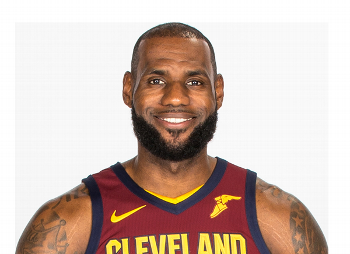
#> input picture server/database/lebron.jpg, 350 x 254 px
$ python example_face_detection.py
#> lines starting #> are read from the running program, lines starting #| are printed output that depends on the picture; after the words box and inside, x2 and y2 are one past the last pixel; in counts of white or black regions, pixels touching at a corner belong together
import numpy as np
import cv2

face_cascade = cv2.CascadeClassifier('/Users/aaron/opencv/data/haarcascades/haarcascade_frontalface_default.xml')
eye_cascade = cv2.CascadeClassifier('/Users/aaron/opencv/data/haarcascades/haarcascade_eye.xml')

img = cv2.imread('database/lebron.jpg')
#> img is the input picture: shape (254, 350, 3); mean B, G, R 179.6, 188.6, 207.2
gray = cv2.cvtColor(img, cv2.COLOR_BGR2GRAY)
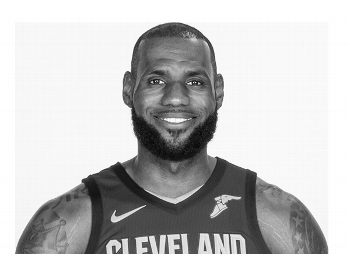
#> gray: shape (254, 350); min 4, max 255, mean 193.1

faces = face_cascade.detectMultiScale(gray, 1.3, 5)
#> faces = [[123, 41, 104, 104]]
for (x,y,w,h) in faces:
    cv2.rectangle(img,(x,y),(x+w,y+h),(255,0,0),2)
    roi_gray = gray[y:y+h, x:x+w]
    roi_color = img[y:y+h, x:x+w]
    eyes = eye_cascade.detectMultiScale(roi_gray)
    for (ex,ey,ew,eh) in eyes:
        cv2.rectangle(roi_color,(ex,ey),(ex+ew,ey+eh),(0,255,0),2)
#> this loop made 1 pass
#> (x, y, w, h, eyes) on pass 1: (123, 41, 104, 104, [[18, 27, 28, 28], [58, 28, 27, 27]])
#> pass 1, `roi_gray = gray[y:y+h, x:x+w]`:
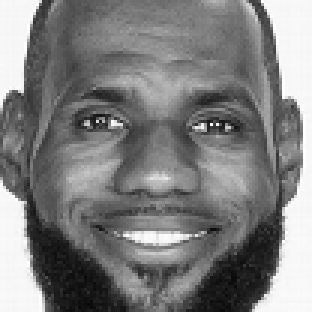
#> roi_gray: shape (104, 104) (shown 3 times larger); min 8, max 255, mean 126
#> pass 1, `roi_color = img[y:y+h, x:x+w]`:
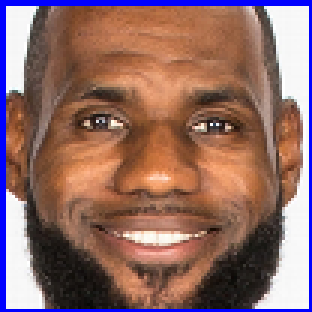
#> roi_color: shape (104, 104, 3) (shown 3 times larger); mean B, G, R 102.4, 107, 143.4
#> after the loop:
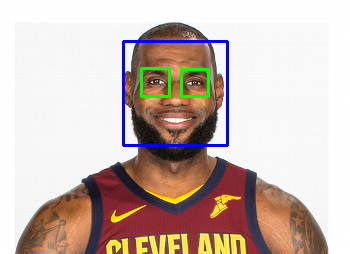
#> img: shape (254, 350, 3); 2.13% of pixels changed, all inside (x1, y1, x2, y2) = (122, 40, 229, 147)
#> after the loop:
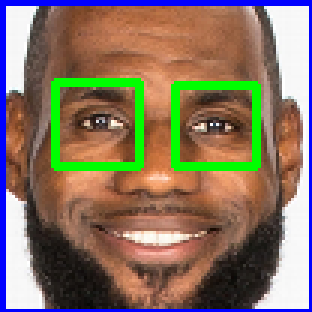
#> roi_color: shape (104, 104, 3) (shown 3 times larger); 6.03% of pixels changed, all inside (x1, y1, x2, y2) = (17, 26, 87, 57)

cv2.imshow('img',img)
cv2.waitKey(0)
cv2.destroyAllWindows()

$ run again, with server/database/https%3A%2F%2Fdocs.microsoft.com%2Fen-us%2Fazure%2Fcognitive-services%2Fface%2Fimages%2Fface.detection.jpg-original.jpg copied over server/database/lebron.jpg
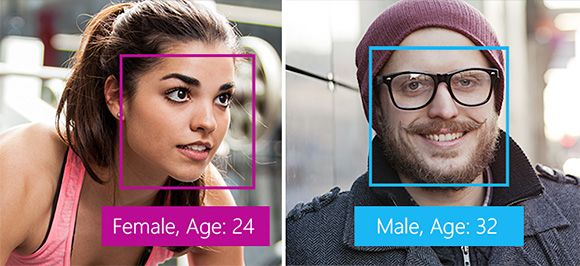
#> input picture server/database/https%3A%2F%2Fdocs.microsoft.com%2Fen-us%2Fazure%2Fcognitive-services%2Fface%2Fimages%2Fface.detection.jpg-original.jpg, 580 x 266 px
#> img is the input picture: shape (266, 580, 3); mean B, G, R 133.1, 128.4, 146.5
#> `gray = cv2.cvtColor(img, cv2.COLOR_BGR2GRAY)`:
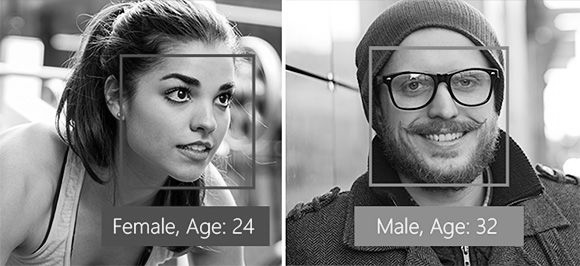
#> gray: shape (266, 580); min 0, max 255, mean 134.3
#> faces = [[363, 24, 148, 148], [124, 33, 162, 162]]
#> the loop `for (x,y,w,h) in faces:` made 2 passes
#> (x, y, w, h, eyes) on passes 1 to 2: (363, 24, 148, 148, [[36, 51, 25, 25], [89, 45, 27, 27]]), (124, 33, 162, 162, [[34, 40, 41, 41], [85, 54, 26, 26]])
#> after the loop `for (x,y,w,h) in faces:`:
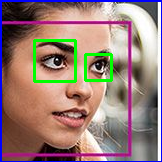
#> roi_color: shape (162, 162, 3); mean B, G, R 119.9, 125.6, 151.3

$ run again, with server/database/https%3A%2F%2Fdocs.microsoft.com%2Fen-us%2Fazure%2Fcognitive-services%2Fface%2Fimages%2Ffacefindsimilar.candidates.jpg-original.jpg copied over server/database/lebron.jpg
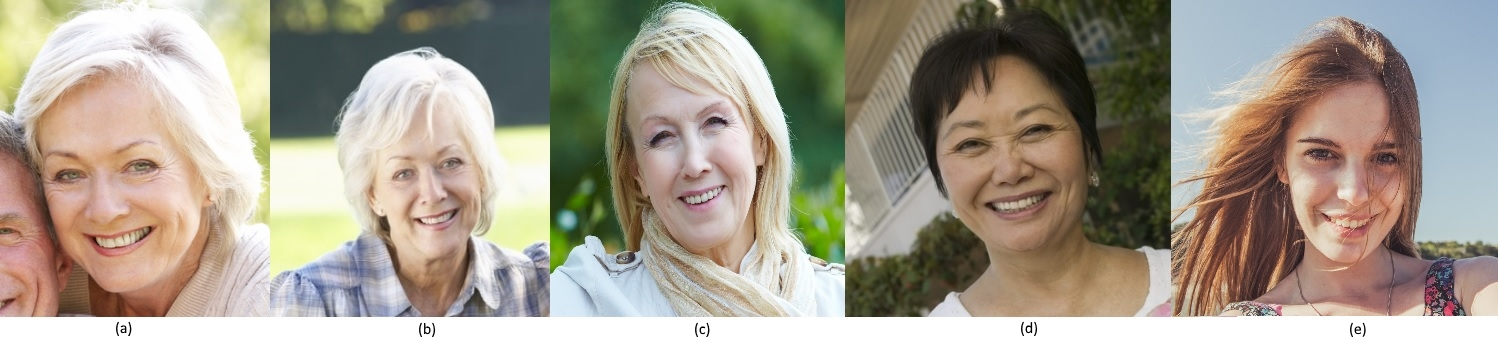
#> input picture server/database/https%3A%2F%2Fdocs.microsoft.com%2Fen-us%2Fazure%2Fcognitive-services%2Fface%2Fimages%2Ffacefindsimilar.candidates.jpg-original.jpg, 1498 x 339 px
#> img is the input picture: shape (339, 1498, 3); mean B, G, R 138.2, 153.4, 161.4
#> `gray = cv2.cvtColor(img, cv2.COLOR_BGR2GRAY)`:
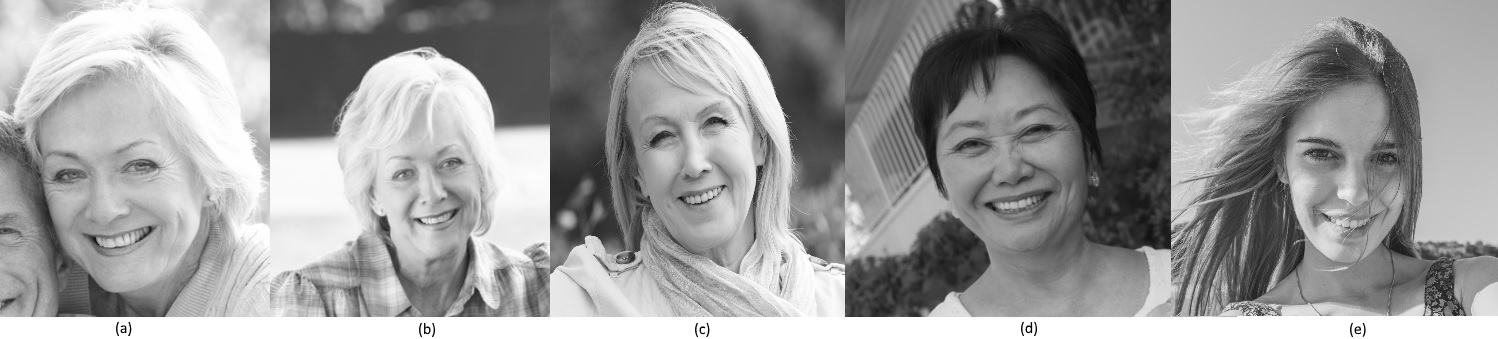
#> gray: shape (339, 1498); min 0, max 255, mean 154.1
#> faces = [[923, 72, 169, 169], [612, 70, 161, 161], [1267, 94, 167, 167], [21, 107, 174, 174]]
#> the loop `for (x,y,w,h) in faces:` made 4 passes
#> (x, y, w, h, eyes) on passes 2 to 4: (612, 70, 161, 161, [[79, 29, 45, 45], [60, 109, 38, 38], [27, 47, 42, 42]]), (1267, 94, 167, 167, [[106, 52, 26, 26], [30, 38, 47, 47], [92, 42, 48, 48]]), (21, 107, 174, 174, [[89, 33, 55, 55], [24, 47, 48, 48], [93, 102, 53, 53]])
#> after the loop `for (x,y,w,h) in faces:`:
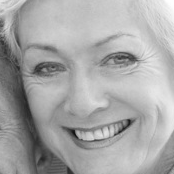
#> roi_gray: shape (174, 174); min 15, max 254, mean 166.9
